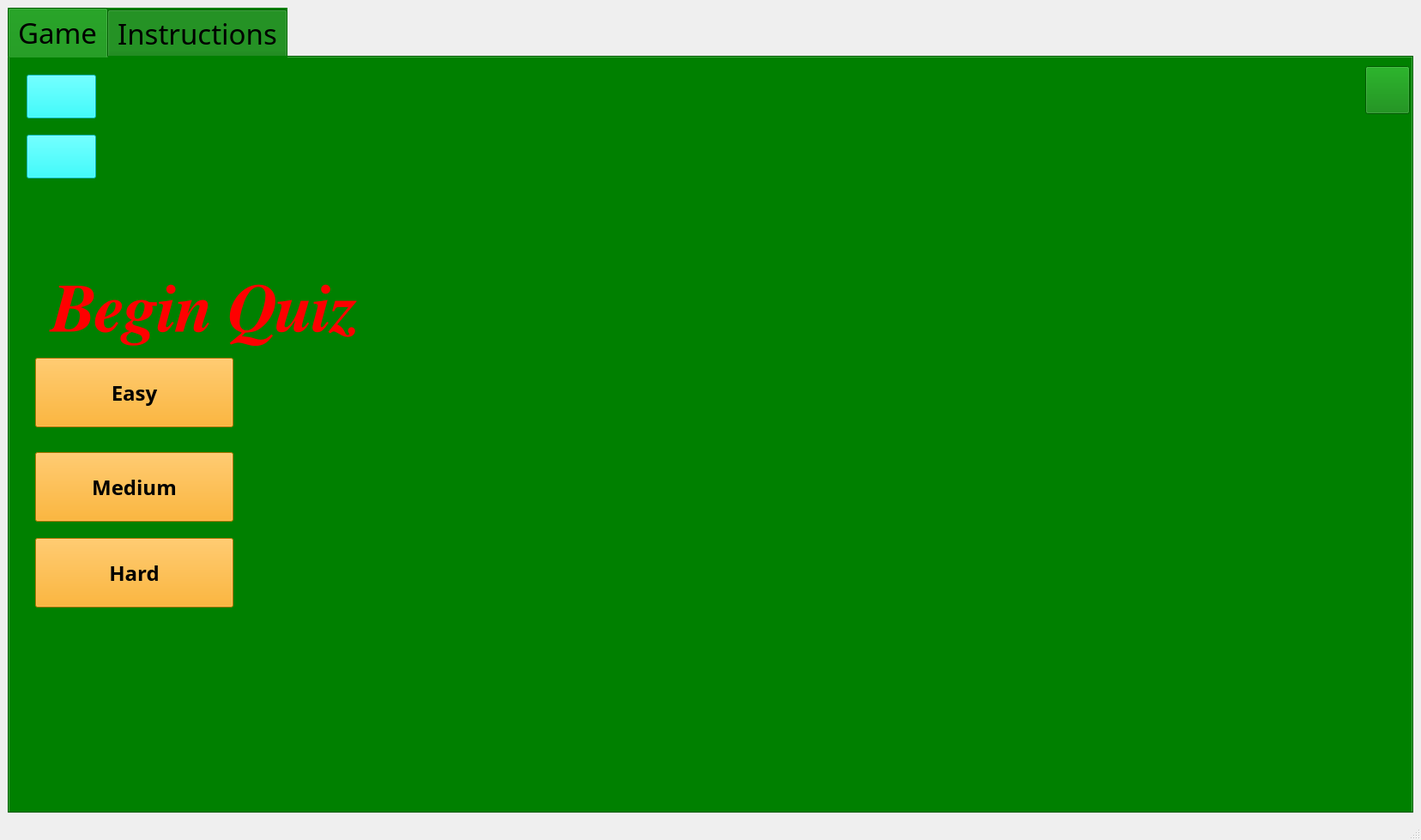
<?xml version="1.0" encoding="UTF-8"?>
<ui version="4.0">
 <class>MainWindow</class>
 <widget class="QMainWindow" name="MainWindow">
  <property name="geometry">
   <rect>
    <x>0</x>
    <y>0</y>
    <width>1656</width>
    <height>979</height>
   </rect>
  </property>
  <property name="windowTitle">
   <string>MainWindow</string>
  </property>
  <property name="styleSheet">
   <string notr="true"/>
  </property>
  <widget class="QWidget" name="centralwidget">
   <layout class="QGridLayout" name="gridLayout">
    <item row="0" column="0">
     <widget class="QTabWidget" name="tabWidget">
      <property name="font">
       <font>
        <family>Dyuthi</family>
        <pointsize>25</pointsize>
        <italic>false</italic>
       </font>
      </property>
      <property name="styleSheet">
       <string notr="true">background:green</string>
      </property>
      <property name="currentIndex">
       <number>0</number>
      </property>
      <widget class="QWidget" name="tab">
       <attribute name="title">
        <string>Game</string>
       </attribute>
       <widget class="QPushButton" name="hardButton">
        <property name="geometry">
         <rect>
          <x>30</x>
          <y>560</y>
          <width>231</width>
          <height>81</height>
         </rect>
        </property>
        <property name="font">
         <font>
          <family>Tlwg Typewriter</family>
          <pointsize>18</pointsize>
          <italic>false</italic>
          <bold>true</bold>
         </font>
        </property>
        <property name="styleSheet">
         <string notr="true">background:orange</string>
        </property>
        <property name="text">
         <string>Hard</string>
        </property>
       </widget>
       <widget class="QPushButton" name="mediumButton">
        <property name="geometry">
         <rect>
          <x>30</x>
          <y>460</y>
          <width>231</width>
          <height>81</height>
         </rect>
        </property>
        <property name="font">
         <font>
          <family>Tlwg Typewriter</family>
          <pointsize>18</pointsize>
          <italic>false</italic>
          <bold>true</bold>
         </font>
        </property>
        <property name="styleSheet">
         <string notr="true">background:orange</string>
        </property>
        <property name="text">
         <string>Medium</string>
        </property>
       </widget>
       <widget class="QPushButton" name="easyButton">
        <property name="geometry">
         <rect>
          <x>30</x>
          <y>350</y>
          <width>231</width>
          <height>81</height>
         </rect>
        </property>
        <property name="font">
         <font>
          <family>Tlwg Typewriter</family>
          <pointsize>18</pointsize>
          <italic>false</italic>
          <bold>true</bold>
         </font>
        </property>
        <property name="styleSheet">
         <string notr="true">background:orange</string>
        </property>
        <property name="text">
         <string>Easy</string>
        </property>
       </widget>
       <widget class="QLabel" name="promptLabel">
        <property name="geometry">
         <rect>
          <x>0</x>
          <y>250</y>
          <width>451</width>
          <height>91</height>
         </rect>
        </property>
        <property name="font">
         <font>
          <family>FreeSerif</family>
          <pointsize>60</pointsize>
          <italic>true</italic>
          <bold>true</bold>
         </font>
        </property>
        <property name="styleSheet">
         <string notr="true">color:red</string>
        </property>
        <property name="text">
         <string>Begin Quiz</string>
        </property>
        <property name="alignment">
         <set>Qt::AlignCenter</set>
        </property>
       </widget>
       <widget class="QPushButton" name="musicButton">
        <property name="geometry">
         <rect>
          <x>20</x>
          <y>90</y>
          <width>81</width>
          <height>51</height>
         </rect>
        </property>
        <property name="styleSheet">
         <string notr="true">background:cyan</string>
        </property>
        <property name="text">
         <string/>
        </property>
        <property name="icon">
         <iconset resource="pictures/Sounds.qrc">
          <normaloff>:/sounds/musical-note-symbol.ico</normaloff>:/sounds/musical-note-symbol.ico</iconset>
        </property>
        <property name="iconSize">
         <size>
          <width>50</width>
          <height>40</height>
         </size>
        </property>
       </widget>
       <widget class="QPushButton" name="soundButton">
        <property name="geometry">
         <rect>
          <x>20</x>
          <y>20</y>
          <width>81</width>
          <height>51</height>
         </rect>
        </property>
        <property name="styleSheet">
         <string notr="true">background:cyan</string>
        </property>
        <property name="text">
         <string/>
        </property>
        <property name="icon">
         <iconset theme="audio-volume-high"/>
        </property>
        <property name="iconSize">
         <size>
          <width>70</width>
          <height>60</height>
         </size>
        </property>
       </widget>
       <widget class="QLabel" name="label_2">
        <property name="geometry">
         <rect>
          <x>190</x>
          <y>40</y>
          <width>791</width>
          <height>171</height>
         </rect>
        </property>
        <property name="text">
         <string/>
        </property>
        <property name="pixmap">
         <pixmap resource="Resources.qrc">:/pictures/pictures/name.png</pixmap>
        </property>
       </widget>
       <widget class="QPushButton" name="quitBtn">
        <property name="geometry">
         <rect>
          <x>1580</x>
          <y>10</y>
          <width>52</width>
          <height>56</height>
         </rect>
        </property>
        <property name="text">
         <string/>
        </property>
        <property name="icon">
         <iconset resource="pictures/Sounds.qrc">
          <normaloff>:/sounds/power-button.ico</normaloff>:/sounds/power-button.ico</iconset>
        </property>
        <property name="iconSize">
         <size>
          <width>40</width>
          <height>50</height>
         </size>
        </property>
       </widget>
      </widget>
      <widget class="QWidget" name="tab_2">
       <attribute name="title">
        <string>Instructions</string>
       </attribute>
       <widget class="QLabel" name="instructionImage">
        <property name="geometry">
         <rect>
          <x>0</x>
          <y>0</y>
          <width>1021</width>
          <height>871</height>
         </rect>
        </property>
        <property name="text">
         <string/>
        </property>
        <property name="pixmap">
         <pixmap resource="Resources.qrc">:/pictures/pictures/instructionImage.png</pixmap>
        </property>
       </widget>
       <widget class="QTextBrowser" name="textBrowser">
        <property name="geometry">
         <rect>
          <x>30</x>
          <y>20</y>
          <width>1171</width>
          <height>861</height>
         </rect>
        </property>
        <property name="font">
         <font>
          <family>Z003</family>
          <pointsize>11</pointsize>
          <italic>true</italic>
         </font>
        </property>
        <property name="styleSheet">
         <string notr="true">background:transparent</string>
        </property>
        <property name="html">
         <string>&lt;!DOCTYPE HTML PUBLIC &quot;-//W3C//DTD HTML 4.0//EN&quot; &quot;http://www.w3.org/TR/REC-html40/strict.dtd&quot;&gt;
&lt;html&gt;&lt;head&gt;&lt;meta name=&quot;qrichtext&quot; content=&quot;1&quot; /&gt;&lt;meta charset=&quot;utf-8&quot; /&gt;&lt;style type=&quot;text/css&quot;&gt;
p, li { white-space: pre-wrap; }
hr { height: 1px; border-width: 0; }
li.unchecked::marker { content: &quot;\2610&quot;; }
li.checked::marker { content: &quot;\2612&quot;; }
&lt;/style&gt;&lt;/head&gt;&lt;body style=&quot; font-family:'Z003'; font-size:11pt; font-weight:400; font-style:italic;&quot;&gt;
&lt;p align=&quot;center&quot; style=&quot; margin-top:0px; margin-bottom:0px; margin-left:0px; margin-right:0px; -qt-block-indent:0; text-indent:0px;&quot;&gt;&lt;span style=&quot; font-family:'Ubuntu'; font-size:20pt; font-weight:600; text-decoration: underline; color:#ffffff;&quot;&gt;Instructions:&lt;/span&gt;&lt;/p&gt;
&lt;p align=&quot;center&quot; style=&quot; margin-top:12px; margin-bottom:12px; margin-left:0px; margin-right:0px; -qt-block-indent:0; text-indent:0px;&quot;&gt;&lt;span style=&quot; font-family:'Ubuntu'; font-size:20pt; font-weight:600; color:#ffffff;&quot;&gt;Welcome to Espioquest! Race against the clock as you answer 10 questions per level to uncover the secrets of Dunhaven Castle. Use your wits and speed to overcome challenges. Can you become the ultimate CipherMaster?&lt;/span&gt;&lt;/p&gt;
&lt;p align=&quot;center&quot; style=&quot; margin-top:12px; margin-bottom:12px; margin-left:0px; margin-right:0px; -qt-block-indent:0; text-indent:0px;&quot;&gt;&lt;span style=&quot; font-family:'Ubuntu'; font-size:20pt; font-weight:600; text-decoration: underline; color:#ffffff;&quot;&gt;Objective: &lt;/span&gt;&lt;/p&gt;
&lt;p align=&quot;center&quot; style=&quot; margin-top:12px; margin-bottom:12px; margin-left:0px; margin-right:0px; -qt-block-indent:0; text-indent:0px;&quot;&gt;&lt;span style=&quot; font-family:'Ubuntu'; font-size:20pt; font-weight:600; color:#ffffff;&quot;&gt;Answer 10 questions per level while racing against the clock to unlock the secrets of the Emerald Cipher.&lt;/span&gt;&lt;/p&gt;
&lt;p align=&quot;center&quot; style=&quot; margin-top:12px; margin-bottom:12px; margin-left:0px; margin-right:0px; -qt-block-indent:0; text-indent:0px;&quot;&gt;&lt;span style=&quot; font-family:'Ubuntu'; font-size:20pt; font-weight:600; text-decoration: underline; color:#ffffff;&quot;&gt;Gameplay:&lt;/span&gt;&lt;/p&gt;
&lt;ul style=&quot;margin-top: 0px; margin-bottom: 0px; margin-left: 0px; margin-right: 0px; -qt-list-indent: 1;&quot;&gt;
&lt;li style=&quot; font-family:'Ubuntu'; font-size:20pt; font-weight:600; color:#ffffff;&quot; align=&quot;center&quot; style=&quot; margin-top:12px; margin-bottom:0px; margin-left:0px; margin-right:0px; -qt-block-indent:0; text-indent:0px;&quot;&gt;Answer questions quickly and accurately to progress through levels.&lt;/li&gt;
&lt;li style=&quot; font-family:'Ubuntu'; font-size:20pt; font-weight:600; color:#ffffff;&quot; align=&quot;center&quot; style=&quot; margin-top:0px; margin-bottom:0px; margin-left:0px; margin-right:0px; -qt-block-indent:0; text-indent:0px;&quot;&gt;Use hints strategically to overcome challenging puzzles.&lt;/li&gt;&lt;/ul&gt;
&lt;p align=&quot;center&quot; style=&quot; margin-top:12px; margin-bottom:12px; margin-left:0px; margin-right:0px; -qt-block-indent:0; text-indent:0px;&quot;&gt;&lt;span style=&quot; font-family:'Ubuntu'; font-size:20pt; font-weight:600; text-decoration: underline; color:#ffffff;&quot;&gt;Controls:&lt;/span&gt;&lt;/p&gt;
&lt;ul style=&quot;margin-top: 0px; margin-bottom: 0px; margin-left: 0px; margin-right: 0px; -qt-list-indent: 1;&quot;&gt;
&lt;li style=&quot; font-family:'Ubuntu'; font-size:20pt; font-weight:600; color:#ffffff;&quot; align=&quot;center&quot; style=&quot; margin-top:12px; margin-bottom:0px; margin-left:0px; margin-right:0px; -qt-block-indent:0; text-indent:0px;&quot;&gt;Use your mouse to select answers and interact with the game interface.&lt;/li&gt;
&lt;li style=&quot; font-family:'Ubuntu'; font-size:20pt; font-weight:600; color:#ffffff;&quot; align=&quot;center&quot; style=&quot; margin-top:0px; margin-bottom:12px; margin-left:0px; margin-right:0px; -qt-block-indent:0; text-indent:0px;&quot;&gt;Click on the hint button for assistance with questions or puzzles.&lt;/li&gt;&lt;/ul&gt;
&lt;p align=&quot;center&quot; style=&quot; margin-top:12px; margin-bottom:12px; margin-left:0px; margin-right:0px; -qt-block-indent:0; text-indent:0px;&quot;&gt;&lt;span style=&quot; font-family:'Ubuntu'; font-size:20pt; font-weight:600; text-decoration: underline; color:#ffffff;&quot;&gt;Scoring:&lt;/span&gt;&lt;/p&gt;
&lt;ul style=&quot;margin-top: 0px; margin-bottom: 0px; margin-left: 0px; margin-right: 0px; -qt-list-indent: 1;&quot;&gt;
&lt;li style=&quot; font-family:'Ubuntu'; font-size:20pt; font-weight:600; color:#ffffff;&quot; align=&quot;center&quot; style=&quot; margin-top:12px; margin-bottom:0px; margin-left:0px; margin-right:0px; -qt-block-indent:0; text-indent:0px;&quot;&gt;Earn points for correct answers and unlock help features by answering three consecutive questions correctly&lt;/li&gt;&lt;/ul&gt;
&lt;p align=&quot;center&quot; style=&quot; margin-top:12px; margin-bottom:12px; margin-left:0px; margin-right:0px; -qt-block-indent:0; text-indent:0px;&quot;&gt;&lt;span style=&quot; font-family:'Ubuntu'; font-size:20pt; font-weight:600; color:#ffffff;&quot;&gt;Good luck, Agent! The fate of the Emerald Cipher is in your hands!&lt;/span&gt;&lt;/p&gt;&lt;/body&gt;&lt;/html&gt;</string>
        </property>
       </widget>
      </widget>
     </widget>
    </item>
   </layout>
  </widget>
  <widget class="QMenuBar" name="menubar">
   <property name="geometry">
    <rect>
     <x>0</x>
     <y>0</y>
     <width>1656</width>
     <height>22</height>
    </rect>
   </property>
  </widget>
  <widget class="QStatusBar" name="statusbar"/>
 </widget>
 <resources>
  <include location="Resources.qrc"/>
  <include location="pictures/Sounds.qrc"/>
 </resources>
 <connections/>
</ui>
